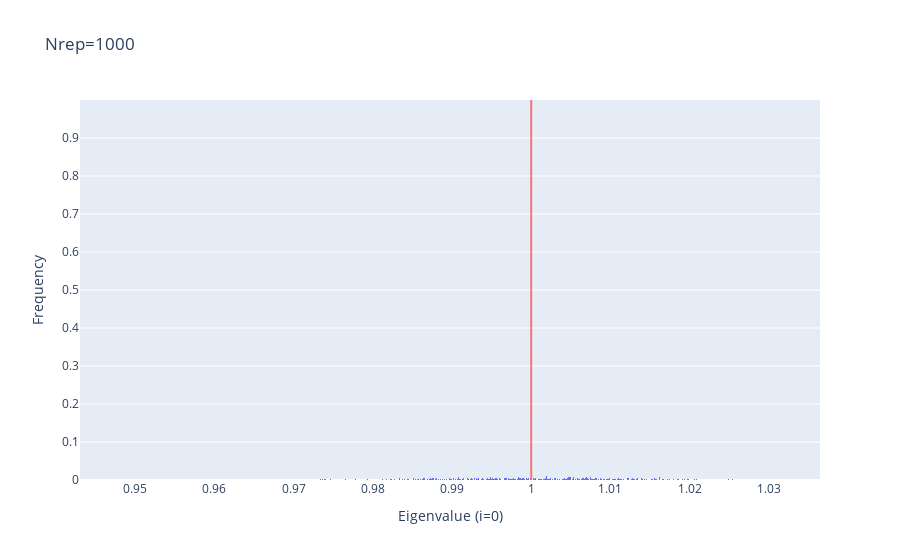
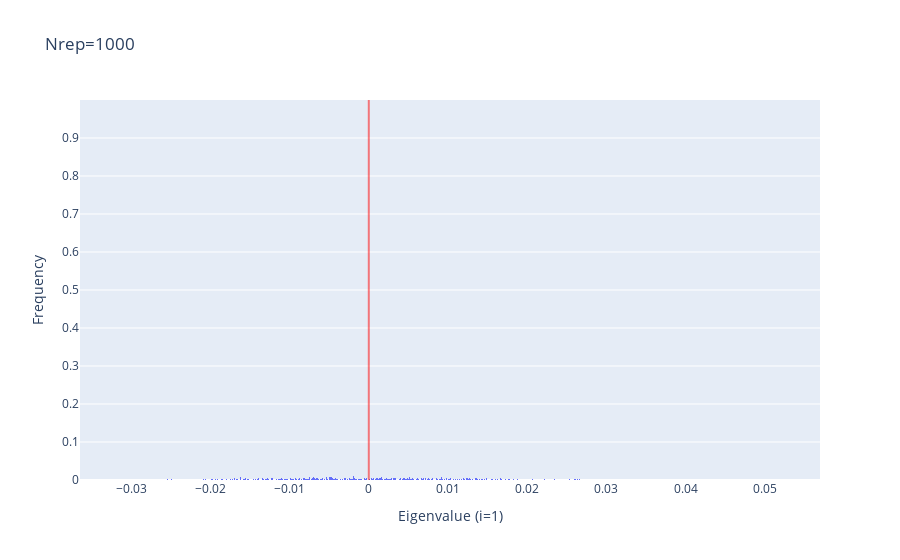

Notebook cell for these charts, in order:
### Code cell
true_eigs = sorted([eig.real for eig in true_object.calc_eigenvalues()], reverse=True)

for i, values in enumerate(violation_result["sorted_eigenvalues_list"]):
    fig = physicality_violation_check.make_prob_dist_histogram(values, bin_size=0.0001)
    fig.update_layout(title=f"Nrep={len(values)}")
    fig.update_xaxes( title=f"Eigenvalue (i={i})")
    
    x_value = true_eigs[i]
    fig.add_shape(
                type="line",
                line_color="red",
                line_width=2,
                opacity=0.5,
                x0=x_value,
                x1=x_value,
                xref="x",
                y0=0,
                y1=1,
                yref="paper",
            )
    fig.show()

### Figure 1 — Plotly figure (JSON) as saved in the notebook; plotly's stock layout.template omitted (floating-point values rounded to 4 significant figures; data arrays with more than 128 entries replaced by an {"elided": "..."} marker saying what was removed)
{"data": [{"histnorm": "probability", "type": "histogram", "x": {"elided": "1000 float values"}, "xbins": {"size": 0.0001}}], "layout": {"shapes": [{"line": {"color": "red", "width": 2}, "opacity": 0.5, "type": "line", "x0": 1, "x1": 1, "xref": "x", "y0": 0, "y1": 1, "yref": "paper"}], "title": {"text": "Nrep=1000"}, "xaxis": {"dtick": 0, "title": {"text": "Eigenvalue (i=0)"}}, "yaxis": {"range": [0, 1], "tickvals": [0, 0.1, 0.2, 0.3, 0.4, 0.5, 0.6, 0.7, 0.8, 0.9], "title": {"text": "Frequency"}}}}

### Figure 2 — Plotly figure (JSON) as saved in the notebook; plotly's stock layout.template omitted (floating-point values rounded to 4 significant figures; data arrays with more than 128 entries replaced by an {"elided": "..."} marker saying what was removed)
{"data": [{"histnorm": "probability", "type": "histogram", "x": {"elided": "1000 float values"}, "xbins": {"size": 0.0001}}], "layout": {"shapes": [{"line": {"color": "red", "width": 2}, "opacity": 0.5, "type": "line", "x0": -1.743e-16, "x1": -1.743e-16, "xref": "x", "y0": 0, "y1": 1, "yref": "paper"}], "title": {"text": "Nrep=1000"}, "xaxis": {"dtick": 0, "title": {"text": "Eigenvalue (i=1)"}}, "yaxis": {"range": [0, 1], "tickvals": [0, 0.1, 0.2, 0.3, 0.4, 0.5, 0.6, 0.7, 0.8, 0.9], "title": {"text": "Frequency"}}}}
